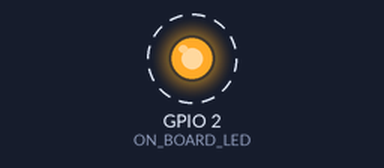
Recording of a program running on a simulated ESP32. Shown: output pins drawn as LEDs (lit = HIGH). Dashed ring = blinking. What the program prints to the serial monitor is not drawn.

Above: at 0.12 s.
Timing chart, 0 to 3.0 s (numbered marks = the images above):
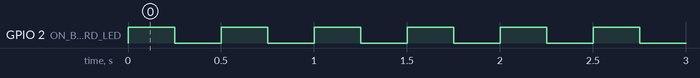

The program:

main.cpp
```cpp
// Dr Paul Lunn - Coventry University
// 17/06/2019
// ESP32 Blink test

#include <Arduino.h>

const int SERIAL_0_SPEED = 9600;
const int ON_BOARD_LED = 2;

// The setup() function is called once at the beginning of the program
// and is used to initalise the system
void setup()
{
  pinMode(ON_BOARD_LED, OUTPUT); // initialize digital pin ON_BOARD_LED as an output.

  Serial.begin(SERIAL_0_SPEED);       // begin serial link
  Serial.println("ESP32 Blink Test"); // print text onto screen via serial link
}

// The loop() function runs over and over again forever
void loop()
{
  digitalWrite(ON_BOARD_LED, HIGH); // turn the LED on
  delay(250);                      // wait for a second
  digitalWrite(ON_BOARD_LED, LOW);  // turn the LED off by making the voltage LOW
  delay(250);                      // wait for a second
}
```

Measured:
- by itself, GPIO 2 (ON_BOARD_LED): alternates HIGH for 0.25 s and LOW for 0.25 s
